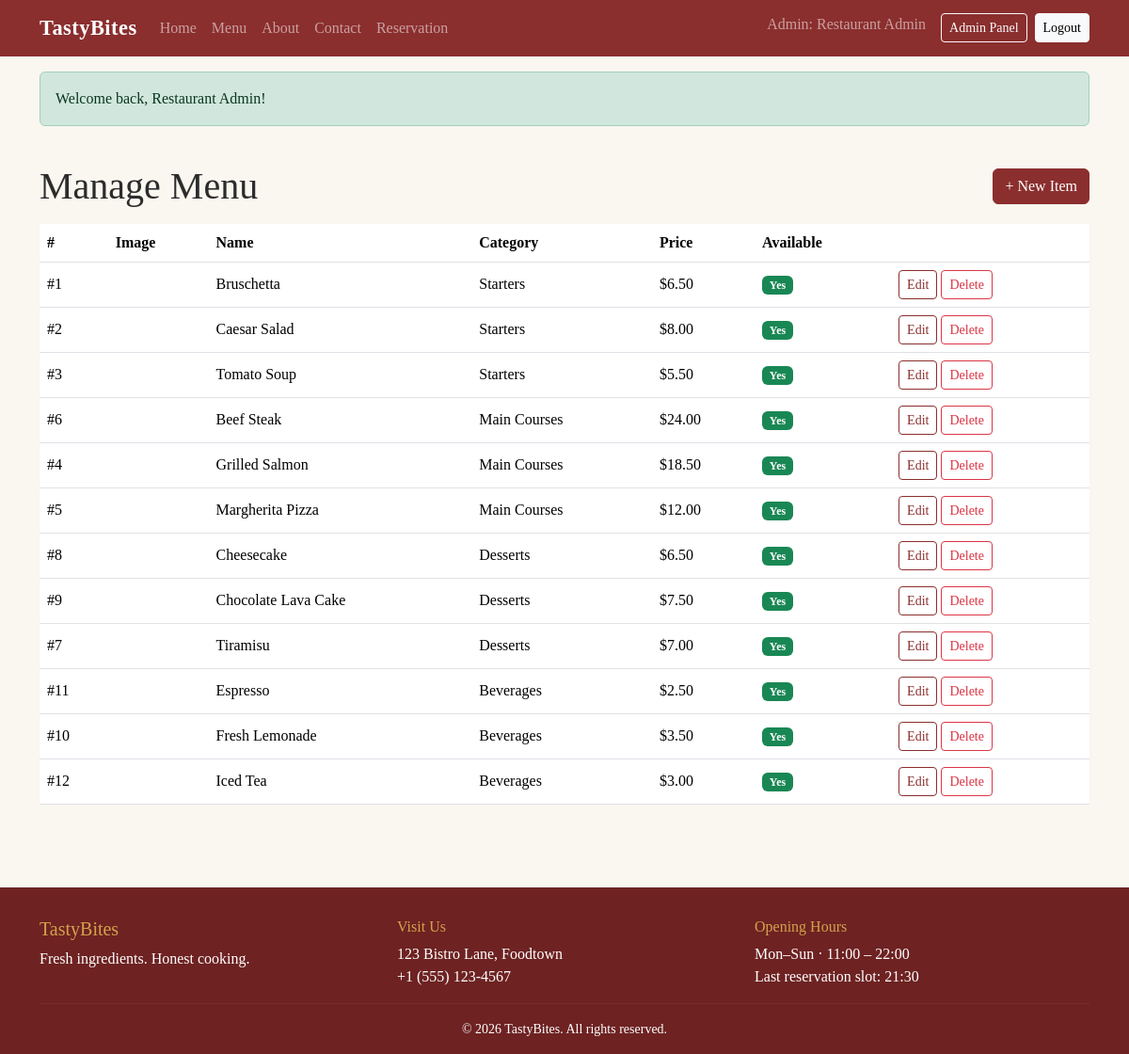
The page /admin/menu_manage.php (signed in) on the database its author committed.
### tables this page shows
CREATE TABLE menu_items (
    id           INT UNSIGNED AUTO_INCREMENT PRIMARY KEY,
    category_id  INT UNSIGNED NOT NULL,
    name         VARCHAR(120) NOT NULL,
    description  TEXT NULL,
    price        DECIMAL(8,2) NOT NULL,
    image_url    VARCHAR(255) NULL,
    is_available TINYINT(1) DEFAULT 1,
    created_at   TIMESTAMP DEFAULT CURRENT_TIMESTAMP,
    FOREIGN KEY (category_id) REFERENCES menu_categories(id) ON DELETE CASCADE
);

CREATE TABLE menu_categories (
    id            INT UNSIGNED AUTO_INCREMENT PRIMARY KEY,
    name          VARCHAR(80) NOT NULL UNIQUE,
    display_order INT DEFAULT 0
);

### includes/helpers.php (called while the page is built, shortened)
<?php
function e(?string $value): string
{
    return htmlspecialchars((string)($value ?? ''), ENT_QUOTES | ENT_SUBSTITUTE, 'UTF-8');
}
function formatPrice($value): string
{
    return '$' . number_format((float)$value, 2, '.', ',');
}

### admin/menu_manage.php (the view, shortened to what this page needs)
<?php
require_once __DIR__ . '/../includes/helpers.php';
$action = $_GET['action'] ?? 'list';
require_once __DIR__ . '/../includes/header.php';
?>
<?php if ($action === 'new' || $action === 'edit'): ?>
    <h1 class="mb-4"><?= $item['id'] > 0 ? 'Edit Menu Item' : 'New Menu Item' ?></h1>
    <?php if (!empty($errors)): ?>
        <div class="alert alert-danger">
            <ul class="mb-0">
                <?php foreach ($errors as $err): ?><li><?= e($err) ?></li><?php endforeach; ?>
            </ul>
        </div>
    <?php endif; ?>
    <form method="post" action="<?= BASE_URL ?>/admin/menu_manage.php?action=save" novalidate>
        <input type="hidden" name="id" value="<?= (int)$item['id'] ?>">
        <div class="mb-3">
            <label class="form-label" for="name">Name</label>
            <input type="text" id="name" name="name" class="form-control"
                   value="<?= e($item['name']) ?>" required>
        </div>
        <div class="mb-3">
            <label class="form-label" for="category_id">Category</label>
            <select id="category_id" name="category_id" class="form-select" required>
                <option value="">-- Select category --</option>
                <?php foreach (fetchCategories($db) as $c): ?>
                    <option value="<?= (int)$c['id'] ?>"
                        <?= (int)$item['category_id'] === (int)$c['id'] ? 'selected' : '' ?>>
                        <?= e($c['name']) ?>
                    </option>
                <?php endforeach; ?>
            </select>
        </div>
        <div class="mb-3">
            <label class="form-label" for="price">Price (USD)</label>
            <input type="number" step="0.01" min="0" id="price" name="price"
                   class="form-control" value="<?= e($item['price']) ?>" required>
        </div>
        <div class="mb-3">
            <label class="form-label" for="description">Description</label>
            <textarea id="description" name="description" rows="3"
                      class="form-control" maxlength="1000"><?= e($item['description']) ?></textarea>
        </div>
        <div class="mb-3">
            <label class="form-label" for="image_url">Image Path or URL</label>
            <input type="text" id="image_url" name="image_url"
                   class="form-control" maxlength="255"
                   value="<?= e($item['image_url']) ?>">
            <small class="text-muted">Optional. Example: assets/images/menu/pizza.jpg</small>
        </div>
        <div class="mb-3 form-check">
            <input type="checkbox" id="is_available" name="is_available"
                   class="form-check-input" <?= !empty($item['is_available']) ? 'checked' : '' ?>>
            <label class="form-check-label" for="is_available">Available</label>
        </div>
        <button type="submit" class="btn btn-primary">Save</button>
        <a href="<?= BASE_URL ?>/admin/menu_manage.php" class="btn btn-link">Cancel</a>
    </form>
<?php else:  ?>
    <div class="d-flex justify-content-between align-items-center mb-3">
        <h1 class="mb-0">Manage Menu</h1>
        <a href="<?= BASE_URL ?>/admin/menu_manage.php?action=new" class="btn btn-primary">
            + New Item
        </a>
    </div>
    <?php
    $res = $db->query(
        "SELECT mi.id, mi.name, mi.price, mi.image_url, mi.is_available,
                mc.name AS category_name, mc.display_order
         FROM menu_items mi
         JOIN menu_categories mc ON mc.id = mi.category_id
         ORDER BY mc.display_order ASC, mc.name ASC, mi.name ASC"
    );
    $items = $res ? $res->fetch_all(MYSQLI_ASSOC) : [];
    ?>
    <div class="table-responsive">
        <table class="table align-middle">
            <thead>
                <tr>
                    <th>#</th>
                    <th>Image</th>
                    <th>Name</th>
                    <th>Category</th>
                    <th>Price</th>
                    <th>Available</th>
                    <th></th>
                </tr>
            </thead>
            <tbody>
            <?php if (empty($items)): ?>
                <tr><td colspan="7" class="text-center text-muted">No menu items yet.</td></tr>
            <?php else: foreach ($items as $r): ?>
                <tr>
                    <td>#<?= (int)$r['id'] ?></td>
                    <td>
                    </td>
                    <td><?= e($r['name']) ?></td>
                    <td><?= e($r['category_name']) ?></td>
                    <td><?= formatPrice($r['price']) ?></td>
                    <td>
                        <?php if (!empty($r['is_available'])): ?>
                            <span class="badge bg-success">Yes</span>
                        <?php else: ?>
                            <span class="badge bg-secondary">No</span>
                        <?php endif; ?>
                    </td>
                    <td>
                        <a href="<?= BASE_URL ?>/admin/menu_manage.php?action=edit&id=<?= (int)$r['id'] ?>"
                           class="btn btn-sm btn-outline-primary">Edit</a>
                        <form method="post"
                              action="<?= BASE_URL ?>/admin/menu_manage.php?action=delete"
                              class="d-inline"
                              onsubmit="return confirm('Delete this menu item?');">
                            <button type="submit" class="btn btn-sm btn-outline-danger">Delete</button>
                        </form>
                    </td>
                </tr>
            <?php endforeach; endif; ?>
            </tbody>
        </table>
    </div>
<?php endif; ?>
<?php require_once __DIR__ . '/../includes/footer.php'; ?>

### assets/css/style.css (style rules this page uses)
:root { --tb-primary: #8B2E2E; --tb-primary-dark: #6E2222; --tb-accent: #D4A24C; --tb-bg-soft: #FAF6F0; --tb-text-dark: #2C2C2C; --tb-text-muted: #6c757d; --bs-primary: var(--tb-primary); --bs-primary-rgb: 139, 46, 46; }
body { background: var(--tb-bg-soft); color: var(--tb-text-dark); font-family: Georgia, 'Times New Roman', serif; }
h1, h2, h3, h4, h5, h6 { font-family: Georgia, 'Times New Roman', serif; }
.btn-primary { background-color: var(--tb-primary); border-color: var(--tb-primary); }
.btn-outline-primary { color: var(--tb-primary); border-color: var(--tb-primary); }

### rows shown on the page
menu_items: id "1", name "Bruschetta", category.name "Starters", price "$6.50", is_available "Yes"
menu_items: id "2", name "Caesar Salad", category.name "Starters", price "$8.00", is_available "Yes"
menu_items: id "3", name "Tomato Soup", category.name "Starters", price "$5.50", is_available "Yes"
menu_items: id "6", name "Beef Steak", category.name "Main Courses", price "$24.00", is_available "Yes"
menu_items: id "4", name "Grilled Salmon", category.name "Main Courses", price "$18.50", is_available "Yes"
menu_items: id "5", name "Margherita Pizza", category.name "Main Courses", price "$12.00", is_available "Yes"
menu_items: id "8", name "Cheesecake", category.name "Desserts", price "$6.50", is_available "Yes"
menu_items: id "9", name "Chocolate Lava Cake", category.name "Desserts", price "$7.50", is_available "Yes"
menu_items: id "7", name "Tiramisu", category.name "Desserts", price "$7.00", is_available "Yes"
menu_items: id "11", name "Espresso", category.name "Beverages", price "$2.50", is_available "Yes"
menu_items: id "10", name "Fresh Lemonade", category.name "Beverages", price "$3.50", is_available "Yes"
menu_items: id "12", name "Iced Tea", category.name "Beverages", price "$3.00", is_available "Yes"

### other values the page prints
APP_NAME "TastyBites"
currentUserName() "Restaurant Admin"
$flash['message'] "Welcome back, Restaurant Admin!"
